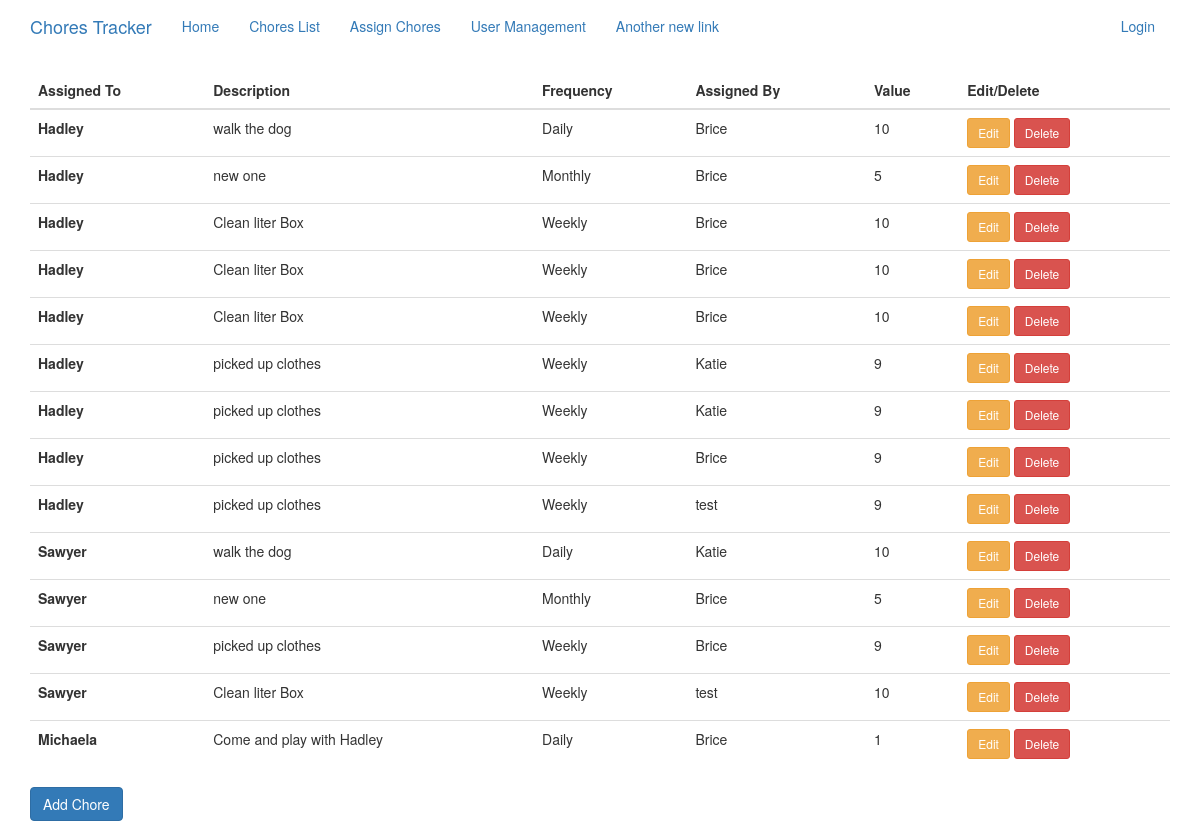
Screenshot of /chore_assignments with the database file from the repository.
### app/models.py (models this page shows, shortened)
class ChoreAssignments(db.Model):
    id = db.Column(db.Integer, primary_key=True)
    chore_id = db.Column(db.Integer, db.ForeignKey('chore_list.id'))
    assigned_user_id = db.Column(db.Integer, db.ForeignKey('user.id'))
    assigned_by_id = db.Column(db.Integer)
    is_active = db.Column(db.String(3), default='Yes')

class User(UserMixin, db.Model):
    id = db.Column(db.Integer, primary_key=True)
    username = db.Column(db.String(64), index=True, unique=True)
    email = db.Column(db.String(120), index=True, unique=True)
    password_hash = db.Column(db.String(128))
    user_type = db.Column(db.String(20))  # Parent, Child, Friend
    point_balance = db.Column(db.Integer, default=0)
    cash_balance = db.Column(db.Integer, default=0)
    assigned_chores = db.relationship('ChoreAssignments', backref='assigned_to')
    created_chores = db.relationship('ChoreList', backref='created_by')
    is_active = db.Column(db.String(3), default='Yes')

class ChoreList(db.Model):
    id = db.Column(db.Integer, primary_key=True)
    description = db.Column(db.String(128))
    occurrence = db.Column(db.String(10))  # Daily, Weekly, Monthly, One_Off
    timestamp = db.Column(db.DateTime, index=True, default=datetime.utcnow)
    created_by_id = db.Column(db.Integer, db.ForeignKey('user.id'))
    assigned_chores = db.relationship('ChoreAssignments', backref='assignment_id')
    value = db.Column(db.Integer)

### app/routes.py (the view, shortened to what this page needs)
@app.route('/chore_assignments', methods=['POST', 'GET'])
def assign_chore():
    form = AssignChoreForm()
    assigned_chores = db.session.query(ChoreAssignments, ChoreList, User).join(ChoreList, ChoreList.id ==
        ChoreAssignments.chore_id).join(User, ChoreAssignments.assigned_by_id == User.id).\
            order_by(ChoreAssignments.assigned_user_id.asc(), ChoreList.occurrence.asc()).all()
    return render_template('assign_chores.html', form=form, assigned_chores=assigned_chores)

### app/forms.py (called while the page is built)
def user_parent_query():
    return User.query.filter_by(user_type='Parent', is_active='Yes')

def user_child_query():
    return User.query.filter(User.user_type.isnot('Parent'), User.is_active.is_('Yes')).all()

def chore_query():
    return ChoreList.query.all()

### app/templates/assign_chores.html (shortened to what this page needs)
{% extends 'base.html' %}
{% import 'bootstrap/wtf.html' as wtf %}
{% block app_content %}
    <table id="choreassignments" class="table">
  <thead>
    <tr>
      <th scope="col">Assigned To</th>
      <th scope="col">Description</th>
      <th scope="col">Frequency</th>
      <th scope="col">Assigned By</th>
      <th scope="col">Value</th>
      <th scope="col">Edit/Delete</th>
    </tr>
  </thead>
  <tbody>
    {% for chore in assigned_chores %}
    <tr id="{{ chore[0].id }}" >
        <th scope="row">{{ chore[0].assigned_to.username }} </th>
        <td id="desc">{{ chore[1].description }}</td>
        <td id="occr">{{ chore[1].occurrence }}</td>
        <td id="by">{{ chore[2].username }}</td>
        <td id="value">{{ chore[1].value }}</td>
        <td>
            <a  href="/chore_assignments/{{ chore[0].id }}/edit" data-toggle="modal"
                                                class="btn btn-warning btn-edit btn-sm">Edit</a>
            <a  href="/chore_assignments/{{ chore[0].id }}/delete" data-toggle="modal"
                                                class="btn btn-danger btn-delete btn-sm">Delete</a>
        </td>
    </tr>
    {% endfor %}
  </tbody>
    </table>
<button id="modalbutton" type="button" class="btn btn-primary" data-toggle="modal" data-target="#assign_chore_modal">
  Add Chore
</button>
{% endblock %}

### rows the page displays
ChoreAssignments: username "Hadley", description "walk the dog", occurrence "Daily", username "Brice", value "10"
ChoreAssignments: username "Hadley", description "new one", occurrence "Monthly", username "Brice", value "5"
ChoreAssignments: username "Hadley", description "Clean liter Box", occurrence "Weekly", username "Brice", value "10"
ChoreAssignments: username "Hadley", description "Clean liter Box", occurrence "Weekly", username "Brice", value "10"
ChoreAssignments: username "Hadley", description "Clean liter Box", occurrence "Weekly", username "Brice", value "10"
ChoreAssignments: username "Hadley", description "picked up clothes", occurrence "Weekly", username "Katie", value "9"
ChoreAssignments: username "Hadley", description "picked up clothes", occurrence "Weekly", username "Katie", value "9"
ChoreAssignments: username "Hadley", description "picked up clothes", occurrence "Weekly", username "Brice", value "9"
ChoreAssignments: username "Hadley", description "picked up clothes", occurrence "Weekly", username "test", value "9"
ChoreAssignments: username "Sawyer", description "walk the dog", occurrence "Daily", username "Katie", value "10"
ChoreAssignments: username "Sawyer", description "new one", occurrence "Monthly", username "Brice", value "5"
ChoreAssignments: username "Sawyer", description "picked up clothes", occurrence "Weekly", username "Brice", value "9"
ChoreAssignments: username "Sawyer", description "Clean liter Box", occurrence "Weekly", username "test", value "10"
ChoreAssignments: username "Michaela", description "Come and play with Hadley", occurrence "Daily", username "Brice", value "1"
